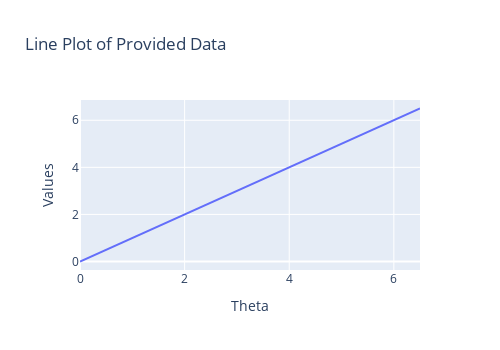

Source (notebook cell):
### Code cell
import pandas as pd
import plotly.graph_objects as go

# Create the DataFrame from the provided data
data = {
    'theta': [0.0, 0.5, 1.0, 1.5, 2.0, 2.5, 3.0, 3.5, 4.0, 4.5, 5.0, 5.5, 6.0, 6.5],
    'values': [0.0, 0.5, 1.0, 1.5, 2.0, 2.5, 3.0, 3.5, 4.0, 4.5, 5.0, 5.5, 6.0, 6.5]
}

df = pd.DataFrame(data)

# Create line plot
fig = go.Figure()

fig.add_trace(go.Scatter(x=df['theta'], y=df['values'], mode='lines', name='Line Plot'))

# Add titles and labels
fig.update_layout(
    width=500,  # Adjust based on your needs
    height=350,
    title='Line Plot of Provided Data',
    xaxis_title='Theta',
    yaxis_title='Values'
)

# Save plot to an HTML file
fig.write_html("./line_plot.html")

# Optionally, display the plot
fig.show()

### Figure 1 — Plotly figure (JSON) as saved in the notebook; plotly's stock layout.template omitted (floating-point values rounded to 4 significant figures)
{"data": [{"mode": "lines", "name": "Line Plot", "type": "scatter", "x": [0, 0.5, 1, 1.5, 2, 2.5, 3, 3.5, 4, 4.5, 5, 5.5, 6, 6.5], "y": [0, 0.5, 1, 1.5, 2, 2.5, 3, 3.5, 4, 4.5, 5, 5.5, 6, 6.5]}], "layout": {"height": 350, "title": {"text": "Line Plot of Provided Data"}, "width": 500, "xaxis": {"autorange": true, "range": [0, 6.5], "title": {"text": "Theta"}, "type": "linear"}, "yaxis": {"autorange": true, "range": [-0.3611, 6.861], "title": {"text": "Values"}, "type": "linear"}}}
